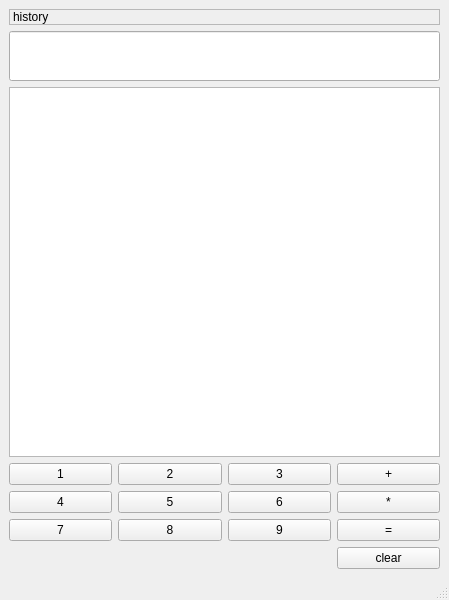
<?xml version="1.0" encoding="UTF-8"?>
<ui version="4.0">
 <class>MainWindow</class>
 <widget class="QMainWindow" name="MainWindow">
  <property name="geometry">
   <rect>
    <x>0</x>
    <y>0</y>
    <width>449</width>
    <height>600</height>
   </rect>
  </property>
  <property name="windowTitle">
   <string>MainWindow</string>
  </property>
  <widget class="QWidget" name="centralwidget">
   <layout class="QVBoxLayout" name="verticalLayout">
    <item>
     <widget class="QLabel" name="label">
      <property name="frameShape">
       <enum>QFrame::Shape::StyledPanel</enum>
      </property>
      <property name="lineWidth">
       <number>2</number>
      </property>
      <property name="text">
       <string>history</string>
      </property>
     </widget>
    </item>
    <item>
     <widget class="QLineEdit" name="historyScreen">
      <property name="sizePolicy">
       <sizepolicy hsizetype="Expanding" vsizetype="Fixed">
        <horstretch>0</horstretch>
        <verstretch>0</verstretch>
       </sizepolicy>
      </property>
      <property name="minimumSize">
       <size>
        <width>0</width>
        <height>50</height>
       </size>
      </property>
      <property name="font">
       <font>
        <pointsize>20</pointsize>
       </font>
      </property>
      <property name="readOnly">
       <bool>true</bool>
      </property>
     </widget>
    </item>
    <item>
     <layout class="QGridLayout" name="gridLayout">
      <item row="1" column="0">
       <widget class="QPushButton" name="b1">
        <property name="text">
         <string>1</string>
        </property>
       </widget>
      </item>
      <item row="2" column="1">
       <widget class="QPushButton" name="b5">
        <property name="text">
         <string>5</string>
        </property>
       </widget>
      </item>
      <item row="2" column="0">
       <widget class="QPushButton" name="b4">
        <property name="text">
         <string>4</string>
        </property>
       </widget>
      </item>
      <item row="3" column="3">
       <widget class="QPushButton" name="bEqual">
        <property name="text">
         <string>=</string>
        </property>
       </widget>
      </item>
      <item row="0" column="0" colspan="4">
       <widget class="QTextEdit" name="screen">
        <property name="font">
         <font>
          <pointsize>30</pointsize>
         </font>
        </property>
        <property name="readOnly">
         <bool>true</bool>
        </property>
       </widget>
      </item>
      <item row="3" column="2">
       <widget class="QPushButton" name="b9">
        <property name="text">
         <string>9</string>
        </property>
       </widget>
      </item>
      <item row="1" column="2">
       <widget class="QPushButton" name="b3">
        <property name="text">
         <string>3</string>
        </property>
       </widget>
      </item>
      <item row="2" column="2">
       <widget class="QPushButton" name="b6">
        <property name="text">
         <string>6</string>
        </property>
       </widget>
      </item>
      <item row="3" column="0">
       <widget class="QPushButton" name="b7">
        <property name="text">
         <string>7</string>
        </property>
       </widget>
      </item>
      <item row="4" column="3">
       <widget class="QPushButton" name="bClear">
        <property name="text">
         <string>clear</string>
        </property>
       </widget>
      </item>
      <item row="1" column="1">
       <widget class="QPushButton" name="b2">
        <property name="text">
         <string>2</string>
        </property>
       </widget>
      </item>
      <item row="2" column="3">
       <widget class="QPushButton" name="bTimes">
        <property name="text">
         <string>*</string>
        </property>
       </widget>
      </item>
      <item row="1" column="3">
       <widget class="QPushButton" name="bPlus">
        <property name="text">
         <string>+</string>
        </property>
       </widget>
      </item>
      <item row="3" column="1">
       <widget class="QPushButton" name="b8">
        <property name="text">
         <string>8</string>
        </property>
       </widget>
      </item>
     </layout>
    </item>
   </layout>
  </widget>
  <widget class="QMenuBar" name="menubar">
   <property name="geometry">
    <rect>
     <x>0</x>
     <y>0</y>
     <width>449</width>
     <height>22</height>
    </rect>
   </property>
  </widget>
  <widget class="QStatusBar" name="statusbar"/>
 </widget>
 <resources/>
 <connections/>
</ui>
